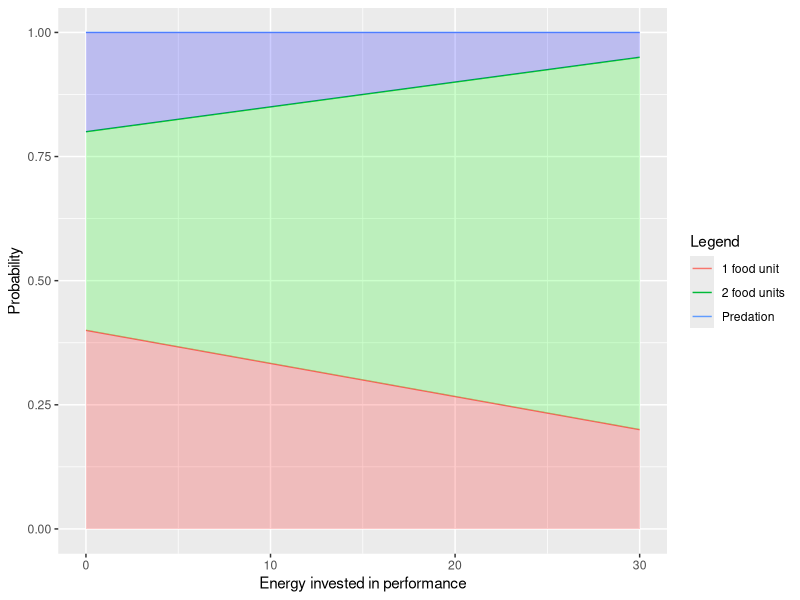
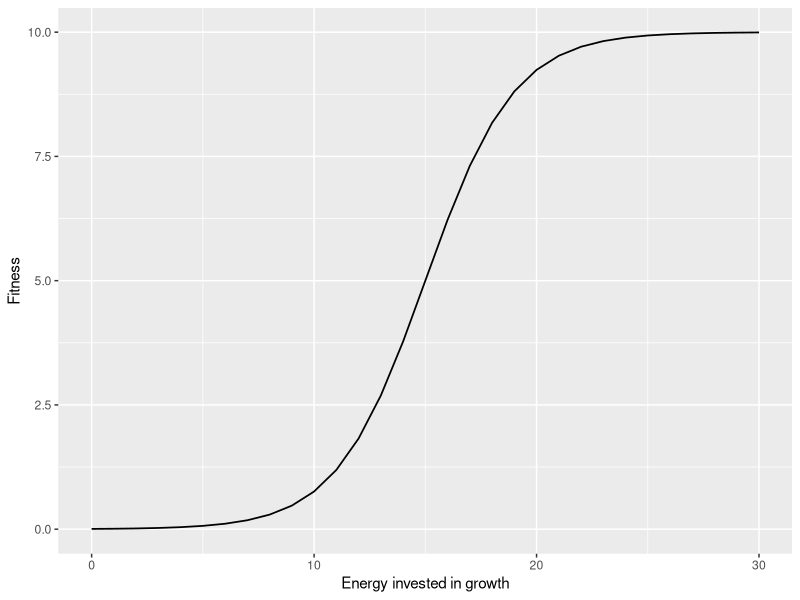

The R script that drew these images, in order:
# SDO MODEL


growth <- 0 # Initial growth value

performance <- 0 # Initial performance value

metabolic_rate <- 1 
# Amount of food units that every time step is used on self-maintenance

prob_1_unit <- seq(from = 0.4, to = 0.2, length.out = 31) 
# Probability of finding 1 unit of food

prob_2_unit <-seq(from = 0.4, to = 0.75, length.out = 31)
# Probability of finding 2 unit of food

prob_predation <- seq(from = 0.2, to = 0.05, length.out = 31)
# Probability of being predated

invested_energy <- seq(from = 0, to = 30, length.out = 31)

matrix_food_predation <- cbind(invested_energy,prob_1_unit,prob_2_unit,prob_predation)
# Matrix with the probabilities of each event for every performance value

matrix_food_predation_df <- as.data.frame(matrix_food_predation)
# Data frame of the probabilities

sigmoid = function(invested_energy) {
  10 / (1 + exp(0.5*(-invested_energy+15)))
}

fitness_values <- cbind(invested_energy, sigmoid(invested_energy))
fitness_values_df <- as.data.frame(fitness_values)
names(fitness_values_df)[2] <- "Fitness"
# Sigmoid function + Data frame with all its values



library(ggplot2)
library(dplyr)
library(viridis) # I can't make it colorblind-friendly, but I would like to


# Probability graph

Probability_plot <- ggplot(data = matrix_food_predation_df, aes(x = invested_energy, group = 1)) +
  geom_line(aes(y = prob_1_unit, color = "1 food unit")) +
  geom_line(aes(y = prob_2_unit + prob_1_unit , color = "2 food units")) +
  geom_line(aes(y = prob_predation + prob_2_unit + prob_1_unit, color="Predation")) +
  xlab('Energy invested in performance') +
  ylab('Probability') +
  scale_colour_discrete("Legend") +
  geom_ribbon(aes(ymax = 1, ymin = prob_2_unit + prob_1_unit), fill = "blue", alpha = 0.2) +
  geom_ribbon(aes(ymax = prob_2_unit + prob_1_unit, ymin = prob_1_unit), fill = "green", alpha = 0.2) +
  geom_ribbon(aes(ymax = prob_1_unit, ymin = 0), fill="red", alpha = 0.2)

Probability_plot


# Fitness graph

Fitness_plot <- ggplot(data = fitness_values_df, aes(x = invested_energy, group = 1)) +
  geom_line(aes(invested_energy, Fitness), data = fitness_values_df, linetype = "solid", color = "black", size = 0.6) +
  xlab("Energy invested in growth") + ylab("Fitness")

Fitness_plot
